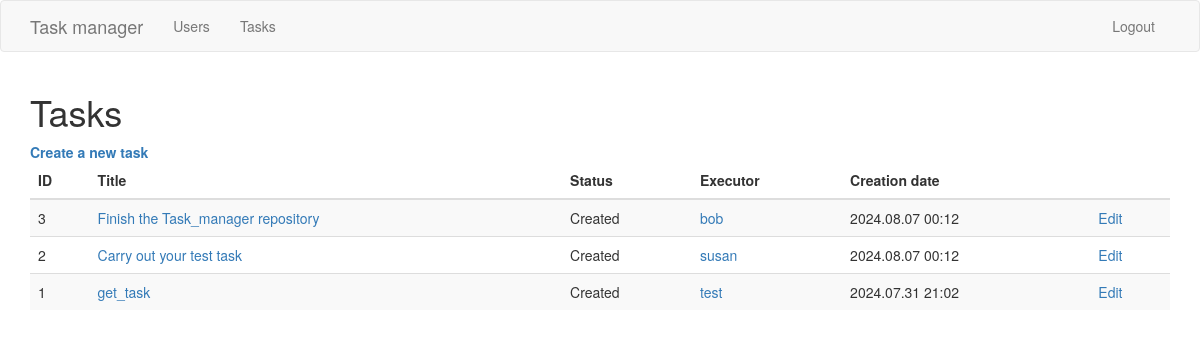
Before: /tasks (signed in) with the older database file.
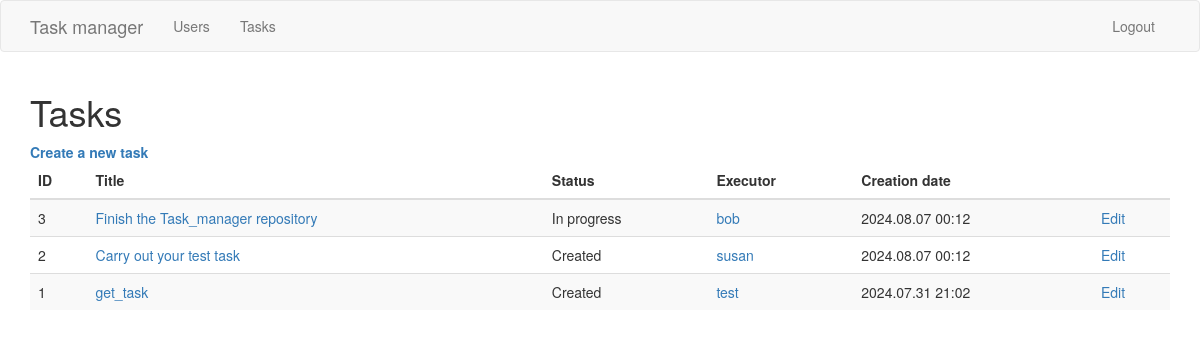
After: the same page with the newer database file.
### app/models.py (models this page shows, shortened)
class Task(db.Model):
	id = db.Column(db.Integer, primary_key=True)
	title = db.Column(db.String(140))
	description = db.Column(db.String(2000))
	created_at = db.Column(db.DateTime, index=True, default=datetime.utcnow)
	updated_at = db.Column(db.DateTime, index=True, default=datetime.utcnow)
	status = db.Column(db.String(11), index=True, default='Created')
	executor_id = db.Column(db.Integer, db.ForeignKey('user.id'))

class User(UserMixin, db.Model):
	id = db.Column(db.Integer, primary_key=True)
	username = db.Column(db.String(64), index=True, unique=True)
	email = db.Column(db.String(120), index=True, unique=True)
	password_hash = db.Column(db.String(128))
	tasks = db.relationship('Task', backref='executor', lazy='dynamic')
	token = db.Column(db.String(32), index=True, unique=True)
	token_expiration = db.Column(db.DateTime)

### app/routes.py (the view)
@app.route('/tasks')
@login_required
def tasks():
	tasks = Task.query.order_by(Task.created_at.desc()).all()
	return render_template('tasks.html', tasks=tasks)

### app/models.py (called while the page is built)
@login.user_loader
def load_user(id):
	return User.query.get(int(id))

### app/templates/tasks.html
{% extends "base.html" %}
{% block content %}
	<h1>Tasks</h1>
	<b><a href="{{ url_for('index') }}">Create a new task</a></b>
	{% if tasks %}
	<table class="table table-striped">
		<thead>
			<tr>
				<th scope="col">ID</th>
				<th scope="col">Title</th>
				<th scope="col">Status</th>
				<th scope="col">Executor</th>
				<th scope="col">Creation date</th>
				<th scope="col"></th>
			</tr>
		</thead>
		<tbody>
			{% for task in tasks %}
				<tr>
					<td>{{ task.id }}</td>
					<td><a href="{{ url_for('task', task_id=task.id ) }}">
							{{ task.title }}
						</a>
					</td>
					<td>{{ task.status }}</td>
					<td><a href="{{ url_for('user', username=task.executor.username ) }}">
							{{ task.executor.username }}
						</a>
					</td>
					<td>{{ task.created_at.strftime("%Y.%m.%d %H:%M") }}</td>
					<td><a href="{{ url_for('edit_task', task_id=task.id ) }}">
							Edit
						</a>
					</td>
				</tr>
			{% endfor %}
		</tbody>
	</table>
	{% endif %}
{% endblock %}

Changed rows visible on the page:
changed Task "Finish the Task_manager repository": status "Created" → "In progress"
